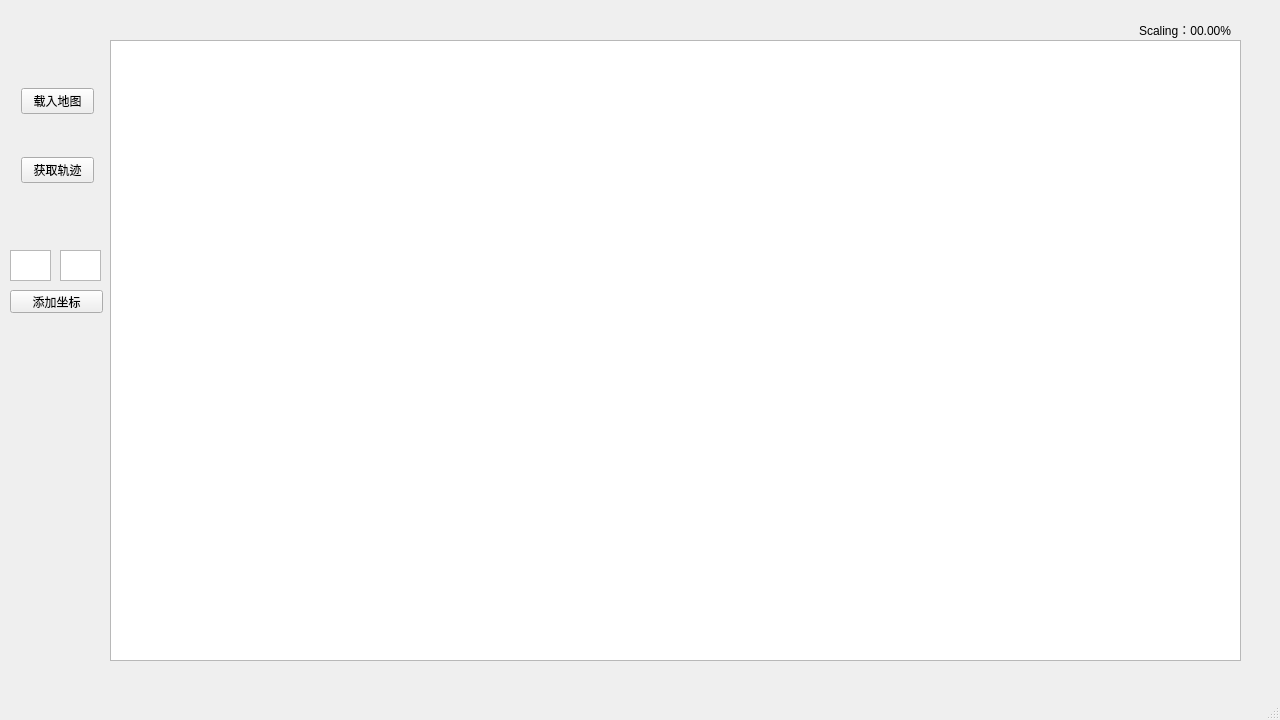
<?xml version="1.0" encoding="UTF-8"?>
<ui version="4.0">
 <class>MainWindow</class>
 <widget class="QMainWindow" name="MainWindow">
  <property name="geometry">
   <rect>
    <x>0</x>
    <y>0</y>
    <width>1280</width>
    <height>720</height>
   </rect>
  </property>
  <property name="windowTitle">
   <string>MainWindow</string>
  </property>
  <widget class="QWidget" name="centralWidget">
   <widget class="QWidget" name="horizontalLayoutWidget">
    <property name="geometry">
     <rect>
      <x>10</x>
      <y>40</y>
      <width>95</width>
      <height>191</height>
     </rect>
    </property>
    <layout class="QVBoxLayout" name="verticalLayout">
     <item>
      <widget class="QPushButton" name="pushButton_open">
       <property name="text">
        <string>载入地图</string>
       </property>
      </widget>
     </item>
     <item>
      <widget class="QPushButton" name="getLoc">
       <property name="text">
        <string>获取轨迹</string>
       </property>
      </widget>
     </item>
    </layout>
   </widget>
   <widget class="QGraphicsView" name="ImageGraphic">
    <property name="geometry">
     <rect>
      <x>110</x>
      <y>40</y>
      <width>1131</width>
      <height>621</height>
     </rect>
    </property>
    <property name="sizePolicy">
     <sizepolicy hsizetype="Expanding" vsizetype="Expanding">
      <horstretch>0</horstretch>
      <verstretch>0</verstretch>
     </sizepolicy>
    </property>
    <property name="styleSheet">
     <string notr="true">border-image: url(:/image/debug_screenbg);</string>
    </property>
    <property name="verticalScrollBarPolicy">
     <enum>Qt::ScrollBarAsNeeded</enum>
    </property>
    <property name="horizontalScrollBarPolicy">
     <enum>Qt::ScrollBarAsNeeded</enum>
    </property>
    <property name="sizeAdjustPolicy">
     <enum>QAbstractScrollArea::AdjustIgnored</enum>
    </property>
   </widget>
   <widget class="QLabel" name="labelScaling">
    <property name="geometry">
     <rect>
      <x>1080</x>
      <y>20</y>
      <width>151</width>
      <height>20</height>
     </rect>
    </property>
    <property name="text">
     <string>Scaling：00.00%</string>
    </property>
    <property name="alignment">
     <set>Qt::AlignRight|Qt::AlignTrailing|Qt::AlignVCenter</set>
    </property>
   </widget>
   <widget class="QTextEdit" name="x">
    <property name="geometry">
     <rect>
      <x>10</x>
      <y>250</y>
      <width>41</width>
      <height>31</height>
     </rect>
    </property>
   </widget>
   <widget class="QTextEdit" name="y">
    <property name="geometry">
     <rect>
      <x>60</x>
      <y>250</y>
      <width>41</width>
      <height>31</height>
     </rect>
    </property>
   </widget>
   <widget class="QPushButton" name="pushButton_2">
    <property name="geometry">
     <rect>
      <x>10</x>
      <y>290</y>
      <width>93</width>
      <height>23</height>
     </rect>
    </property>
    <property name="text">
     <string>添加坐标</string>
    </property>
   </widget>
  </widget>
  <widget class="QMenuBar" name="menuBar">
   <property name="geometry">
    <rect>
     <x>0</x>
     <y>0</y>
     <width>1280</width>
     <height>26</height>
    </rect>
   </property>
  </widget>
  <widget class="QStatusBar" name="statusBar"/>
 </widget>
 <layoutdefault spacing="6" margin="11"/>
 <resources/>
 <connections/>
</ui>
